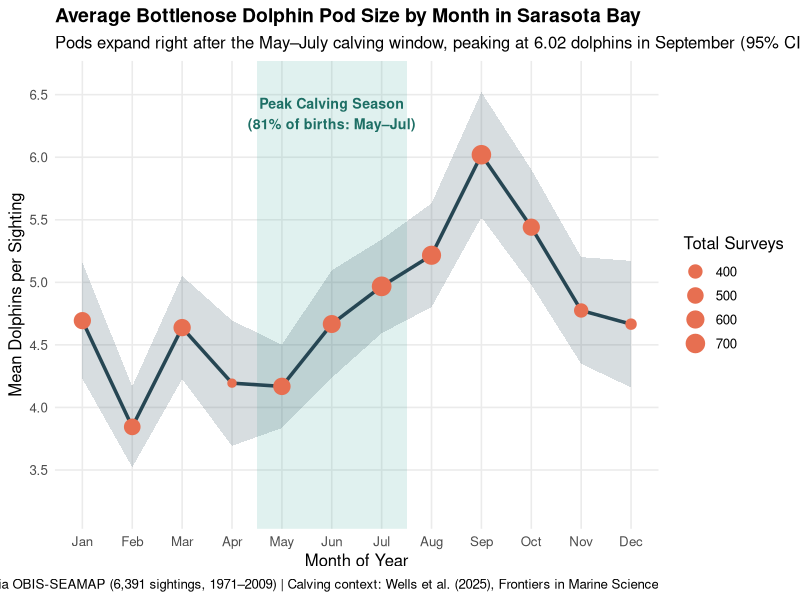

The R script that drew this image:
## ---- chunk 1
library(tidyverse)

dolphins <- read_csv("data/sarasota_dolphins.csv")

monthly_pods <- dolphins |>
  summarize(
    sightings = n(),
    mean_pod = mean(group_size, na.rm = TRUE),
    se_pod = sd(group_size, na.rm = TRUE) / sqrt(n()),
    pct_large = mean(group_size >= 7, na.rm = TRUE) * 100,
    .by = month
  ) |>
  arrange(month) |>
  mutate(month_abb = factor(month.abb[month], levels = month.abb))
## ---- chunk 2
#| fig-width: 8.5
#| fig-height: 5

ggplot(monthly_pods, aes(x = month, y = mean_pod)) +
  # Highlight the May-July peak calving window reported by Wells et al. (2025)
  annotate(
    "rect",
    xmin = 4.5, xmax = 7.5,
    ymin = -Inf, ymax = Inf,
    fill = "#2a9d8f", alpha = 0.14
  ) +
  annotate(
    "text",
    x = 6, y = 6.35,
    label = "Peak Calving Season\n(81% of births: May–Jul)",
    color = "#1d6f65",
    fontface = "bold",
    size = 3.6
  ) +
  geom_ribbon(
    aes(ymin = mean_pod - 1.96 * se_pod, ymax = mean_pod + 1.96 * se_pod),
    fill = "#264653",
    alpha = 0.18
  ) +
  geom_line(color = "#264653", linewidth = 1.2) +
  geom_point(
    aes(size = sightings),
    color = "#e76f51"
  ) +
  scale_x_continuous(
    breaks = 1:12,
    labels = month.abb
  ) +
  scale_y_continuous(
    limits = c(3.2, 6.6),
    breaks = seq(3.5, 6.5, by = 0.5)
  ) +
  scale_size_continuous(
    range = c(2.5, 6),
    name = "Total Surveys"
  ) +
  labs(
    title = "Average Bottlenose Dolphin Pod Size by Month in Sarasota Bay",
    subtitle = "Pods expand right after the May–July calving window, peaking at 6.02 dolphins in September (95% CI shaded)",
    x = "Month of Year",
    y = "Mean Dolphins per Sighting",
    caption = "Data: SDRP via OBIS-SEAMAP (6,391 sightings, 1971–2009) | Calving context: Wells et al. (2025), Frontiers in Marine Science"
  ) +
  theme_minimal(base_size = 12) +
  theme(
    panel.grid.minor = element_blank(),
    plot.title = element_text(face = "bold", size = 14)
  )
